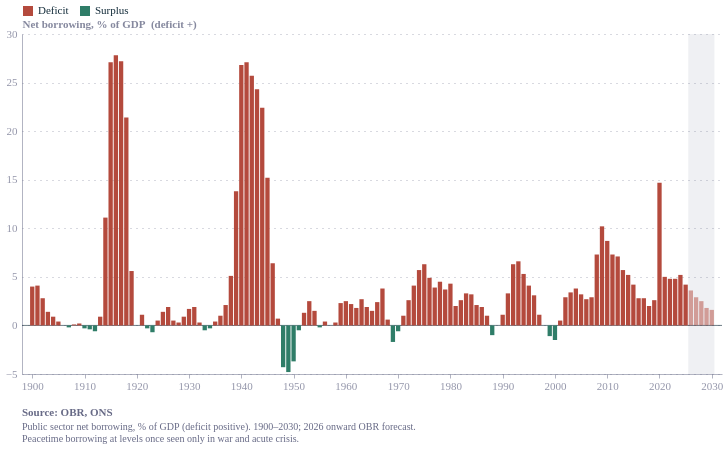

The cell this chart's notebook holds for it:
### Code cell
import pandas as pd
import altair as alt
from io import StringIO
from ecostyles import EcoStyles

styles = EcoStyles(); styles.register_and_enable_theme()

# ---- data (start-year of each fiscal year; % of GDP) ----
raw = """year,pscr,tme,psnb,psnd
1900,10.4,14.4,4.0,37.8
1901,11.3,15.5,4.1,41.0
1902,12.1,14.9,2.8,43.0
1903,12.4,13.8,1.4,42.9
1904,12.3,13.2,0.9,41.8
1905,12.1,12.5,0.4,39.8
1906,11.8,11.8,0.0,37.9
1907,11.8,11.6,-0.2,38.2
1908,12.1,12.2,0.1,37.6
1909,12.3,12.5,0.2,36.7
1910,12.7,12.4,-0.3,33.9
1911,12.7,12.4,-0.4,31.8
1912,13.1,12.5,-0.6,30.2
1913,13.1,14.0,0.9,29.4
1914,13.4,24.5,11.1,42.0
1915,14.9,42.0,27.1,67.8
1916,18.2,45.9,27.8,103.1
1917,20.0,47.2,27.2,125.4
1918,20.9,42.2,21.4,144.1
1919,22.2,27.8,5.6,139.2
1920,22.7,22.7,0.0,152.2
1921,26.6,27.7,1.1,174.5
1922,27.1,26.8,-0.3,187.4
1923,25.9,25.3,-0.7,183.5
1924,24.3,24.8,0.5,177.0
1925,24.3,25.7,1.4,179.6
1926,25.1,26.9,1.9,174.2
1927,25.0,25.5,0.5,171.4
1928,25.2,25.5,0.3,168.6
1929,25.0,25.9,0.9,169.3
1930,25.8,27.4,1.7,178.3
1931,27.5,29.4,1.9,186.0
1932,28.4,28.7,0.3,189.6
1933,27.3,26.8,-0.5,185.8
1934,26.3,26.0,-0.3,174.8
1935,25.7,26.2,0.4,165.8
1936,25.3,26.3,1.0,155.7
1937,25.3,27.4,2.1,154.1
1938,25.7,30.8,5.1,147.4
1939,26.3,40.1,13.8,136.6
1940,28.7,55.5,26.8,143.9
1941,32.6,59.7,27.1,158.4
1942,35.3,60.9,25.7,176.6
1943,38.0,62.2,24.3,200.7
1944,39.4,61.8,22.4,233.3
1945,39.9,55.1,15.2,246.6
1946,37.1,43.5,6.4,251.7
1947,37.0,37.7,0.7,230.0
1948,42.9,38.6,-4.3,210.6
1949,43.3,38.5,-4.8,204.9
1950,42.8,39.2,-3.7,185.6
1951,41.1,40.6,-0.5,169.4
1952,39.9,41.3,1.3,158.4
1953,38.0,40.5,2.5,152.6
1954,37.5,38.9,1.5,143.3
1955,36.0,35.8,-0.2,132.4
1956,35.6,36.0,0.4,123.8
1957,35.2,35.2,0.0,118.4
1958,35.6,35.9,0.3,114.2
1959,33.7,35.9,2.3,107.5
1960,33.5,35.9,2.5,102.4
1961,35.5,37.6,2.2,99.4
1962,35.5,37.3,1.8,98.2
1963,34.6,37.3,2.7,90.6
1964,35.2,37.0,1.9,84.2
1965,36.9,38.5,1.5,80.8
1966,37.6,40.0,2.4,77.7
1967,39.1,42.9,3.8,77.0
1968,40.8,41.4,0.6,69.8
1969,41.8,40.1,-1.7,61.1
1970,40.0,39.5,-0.6,54.7
1971,38.4,39.3,1.0,52.6
1972,35.9,38.5,2.6,46.6
1973,36.2,40.3,4.1,45.2
1974,39.0,44.7,5.7,47.7
1975,40.1,46.5,6.3,49.3
1976,40.2,45.1,4.9,47.8
1977,38.4,42.3,3.9,44.3
1978,36.9,41.4,4.5,42.2
1979,37.3,40.9,3.7,39.1
1980,38.5,42.8,4.3,40.3
1981,40.8,42.8,2.0,40.0
1982,40.5,43.1,2.6,38.6
1983,39.4,42.7,3.3,38.8
1984,39.1,42.4,3.2,38.6
1985,38.2,40.3,2.1,37.0
1986,37.3,39.2,1.9,34.8
1987,36.1,37.0,1.0,30.9
1988,35.4,34.4,-1.0,25.6
1989,34.6,34.6,0.0,23.0
1990,33.8,34.8,1.1,21.6
1991,33.4,36.7,3.3,22.8
1992,31.9,38.2,6.3,26.6
1993,31.2,37.8,6.6,31.0
1994,32.1,37.4,5.3,34.4
1995,33.1,37.2,4.1,35.9
1996,32.3,35.4,3.1,36.4
1997,34.4,35.5,1.1,36.5
1998,35.0,35.0,0.0,35.1
1999,35.7,34.6,-1.1,32.4
2000,36.4,34.9,-1.5,28.2
2001,35.6,36.1,0.5,28.0
2002,34.5,37.4,2.9,29.7
2003,35.3,38.7,3.4,30.8
2004,35.9,39.7,3.8,33.4
2005,36.5,39.7,3.2,34.2
2006,36.9,39.7,2.7,34.9
2007,37.2,40.0,2.9,35.5
2008,35.7,43.0,7.3,50.2
2009,35.8,46.0,10.2,64.4
2010,36.8,45.5,8.7,70.6
2011,37.1,44.4,7.3,73.9
2012,36.7,43.8,7.1,77.2
2013,36.5,42.2,5.7,78.8
2014,36.5,41.6,5.2,81.1
2015,36.7,40.8,4.2,80.6
2016,37.2,40.0,2.8,82.7
2017,36.9,39.7,2.8,81.6
2018,37.1,39.1,2.0,79.6
2019,36.5,39.1,2.6,84.5
2020,37.5,52.3,14.7,95.4
2021,38.4,43.4,5.0,94.3
2022,39.2,44.1,4.8,93.2
2023,39.3,44.1,4.8,94.2
2024,38.8,44.0,5.2,93.4
2025,40.1,44.3,4.2,93.4
2026,41.2,44.9,3.6,94.8
2027,42.0,44.9,2.9,95.7
2028,42.1,44.6,2.5,96.3
2029,42.5,44.4,1.8,96.1
2030,42.7,44.3,1.6,95.1"""
data = pd.read_csv(StringIO(raw))

data["type"] = data["psnb"].apply(lambda v: "Deficit" if v >= 0 else "Surplus")

DEFICIT, SURPLUS, INK = "#B44A3D", "#2F7D68", "#122b39"
FC_START = 2026
W, H = 700, 340
XDOM = [1899, data["year"].max() + 1]
BAR = 0.8 * W / (data["year"].max() - data["year"].min())

csc = alt.Scale(domain=["Deficit", "Surplus"], range=[DEFICIT, SURPLUS])

wash = pd.DataFrame({"x0": [FC_START - 0.5], "x1": [data["year"].max() + 0.5]})
fc_bg = alt.Chart(wash).mark_rect(opacity=0.10, color="#676A86").encode(
    x=alt.X("x0:Q", scale=alt.Scale(domain=XDOM, nice=False),
            axis=alt.Axis(format="d", grid=False), title=None),
    x2="x1:Q")

zero = alt.Chart(pd.DataFrame({"y": [0]})).mark_rule(
    color=INK, strokeWidth=1, opacity=0.6).encode(y="y:Q")

actual, fc = data[data["year"] < FC_START], data[data["year"] >= FC_START]
bars_a = alt.Chart(actual).mark_bar(size=BAR).encode(
    x="year:Q",
    y=alt.Y("psnb:Q", title="Net borrowing, % of GDP  (deficit +)"),
    color=alt.Color("type:N", scale=csc,
        legend=alt.Legend(orient="top", direction="horizontal", title=None)))
bars_f = alt.Chart(fc).mark_bar(size=BAR, opacity=0.5).encode(
    x="year:Q", y="psnb:Q",
    color=alt.Color("type:N", scale=csc, legend=None))

caption = alt.Title(
    text="Source: OBR, ONS",
    subtitle=[
        "Public sector net borrowing, % of GDP (deficit positive). 1900–2030; 2026 onward OBR forecast.",
        "Peacetime borrowing at levels once seen only in war and acute crisis.",
    ],
    orient="bottom", anchor="start",
    fontSize=11, subtitleFontSize=10,
    color="#676A86", subtitleColor="#676A86", dy=12)

chart = (
    (fc_bg + zero + bars_a + bars_f)
    .properties(width=W, height=H, title=caption)
    .configure(background="white", font="Circular Std")
    .configure_view(fill="transparent", stroke="transparent")
    .configure_axis(labelColor="#676A86", titleColor="#676A86"))

styles.save(chart, name="deficit_surplus", svg=True)
chart

### Figure 1 — Vega-Lite specification as saved in the notebook (floating-point values rounded to 4 significant figures)
{"config": {"font": "Circular Std", "text": {"color": "#676A86", "align": "left", "baseline": "middle", "dx": 7, "dy": 0, "fontSize": 11}, "view": {"stroke": "transparent", "continuousWidth": 400, "continuousHeight": 300, "discreteWidth": 400, "discreteHeight": 300, "fill": "transparent"}, "range": {"category": ["#36B7B4", "#E6224B", "#F4C245", "#0063AF", "#00A767", "#179FDB", "#EB5C2E", "#5C267B", "#122B39"], "diverging": ["#E6224B", "#E54753", "#C9C9C9", "#179FDB", "#122B39"], "heatmap": ["#C9C9C9", "#179FDB", "#0063AF", "#122B39"], "ordinal": ["#00A767", "#36B7B4", "#179FDB", "#0063AF", "#243B5A"]}, "bar": {"color": "#179fdb"}, "line": {"color": "#e6224b"}, "rule": {"color": "#676A86"}, "area": {"opacity": 0.8}, "point": {"filled": true, "size": 80, "color": "#e6224b", "opacity": 0.95}, "geoshape": {"stroke": "white", "strokeWidth": 0.3}, "rect": {"fill": "#d6d4d4", "opacity": 0.3}, "axis": {"labelColor": "#676A86", "labelFontSize": 11, "labelFont": "Circular Std", "labelOpacity": 0.7, "tickColor": "#676A86", "tickOpacity": 0.5, "domainColor": "#676A86", "domainOpacity": 0.5, "gridColor": "#676A86", "gridDash": [2, 2], "gridOpacity": 0.5, "title": null, "titleColor": "#676A86", "titleOpacity": 0.8, "tickSize": 4}, "axisXDiscrete": {"grid": false, "labelAngle": 0, "tickCount": 10, "tickOpacity": 0.5, "title": null}, "axisYDiscrete": {"ticks": false, "labelPadding": 5}, "axisXTemporal": {"grid": false, "ticks": true}, "axisXQuantitative": {"grid": true}, "axisYQuantitative": {"gridColor": "#676A86", "gridDash": [1, 5], "gridOpacity": 0.5, "ticks": false, "labelPadding": 5, "tickCount": 8, "titleAngle": 0, "titleAlign": "left", "titleBaseline": "bottom", "titleX": 0, "titleY": -5}, "title": {"color": "#676A86E6", "subtitleColor": "#676A86", "font": "Circular Std", "subtitleFont": "Circular Std", "anchor": "start", "fontSize": 14, "subtitleFontSize": 12, "subtitlePadding": 4, "offset": 0, "frame": "group"}, "legend": {"titleColor": "#122b39", "title": null, "labelColor": "#122b39", "labelFontSize": 11}, "background": "white"}, "layer": [{"data": {"name": "data-f618fcec56c92e9175d5a7379261a44c"}, "mark": {"type": "rect", "color": "#676A86", "opacity": 0.1}, "encoding": {"x": {"axis": {"format": "d", "grid": false}, "field": "x0", "scale": {"domain": [1899, 2031.0], "nice": false}, "title": null, "type": "quantitative"}, "x2": {"field": "x1"}}}, {"data": {"name": "data-a0a55d106695e8d630baff0f16eee66d"}, "mark": {"type": "rule", "color": "#122b39", "opacity": 0.6, "strokeWidth": 1}, "encoding": {"y": {"field": "y", "type": "quantitative"}}}, {"data": {"name": "data-1430b0698e91f5daf0d6ac682ffbd1d6"}, "mark": {"type": "bar", "size": 4.308}, "encoding": {"color": {"field": "type", "legend": {"direction": "horizontal", "orient": "top", "title": null}, "scale": {"domain": ["Deficit", "Surplus"], "range": ["#B44A3D", "#2F7D68"]}, "type": "nominal"}, "x": {"field": "year", "type": "quantitative"}, "y": {"field": "psnb", "title": "Net borrowing, % of GDP  (deficit +)", "type": "quantitative"}}}, {"data": {"name": "data-88da07e441849452cf094b0ab7abcad1"}, "mark": {"type": "bar", "opacity": 0.5, "size": 4.308}, "encoding": {"color": {"field": "type", "legend": null, "scale": {"domain": ["Deficit", "Surplus"], "range": ["#B44A3D", "#2F7D68"]}, "type": "nominal"}, "x": {"field": "year", "type": "quantitative"}, "y": {"field": "psnb", "type": "quantitative"}}}], "height": 340, "title": {"text": "Source: OBR, ONS", "anchor": "start", "color": "#676A86", "dy": 12, "fontSize": 11, "orient": "bottom", "subtitle": ["Public sector net borrowing, % of GDP (deficit positive). 1900–2030; 2026 onward OBR forecast.", "Peacetime borrowing at levels once seen only in war and acute crisis."], "subtitleColor": "#676A86", "subtitleFontSize": 10}, "width": 700, "$schema": "https://vega.github.io/schema/vega-lite/v6.4.1.json", "datasets": {"data-f618fcec56c92e9175d5a7379261a44c": [{"x0": 2026.0, "x1": 2030.0}], "data-a0a55d106695e8d630baff0f16eee66d": [{"y": 0}], "data-1430b0698e91f5daf0d6ac682ffbd1d6": [{"year": 1900, "pscr": 10.4, "tme": 14.4, "psnb": 4.0, "psnd": 37.8, "type": "Deficit"}, {"year": 1901, "pscr": 11.3, "tme": 15.5, "psnb": 4.1, "psnd": 41.0, "type": "Deficit"}, {"year": 1902, "pscr": 12.1, "tme": 14.9, "psnb": 2.8, "psnd": 43.0, "type": "Deficit"}, {"year": 1903, "pscr": 12.4, "tme": 13.8, "psnb": 1.4, "psnd": 42.9, "type": "Deficit"}, {"year": 1904, "pscr": 12.3, "tme": 13.2, "psnb": 0.9, "psnd": 41.8, "type": "Deficit"}, {"year": 1905, "pscr": 12.1, "tme": 12.5, "psnb": 0.4, "psnd": 39.8, "type": "Deficit"}, {"year": 1906, "pscr": 11.8, "tme": 11.8, "psnb": 0.0, "psnd": 37.9, "type": "Deficit"}, {"year": 1907, "pscr": 11.8, "tme": 11.6, "psnb": -0.2, "psnd": 38.2, "type": "Surplus"}, {"year": 1908, "pscr": 12.1, "tme": 12.2, "psnb": 0.1, "psnd": 37.6, "type": "Deficit"}, {"year": 1909, "pscr": 12.3, "tme": 12.5, "psnb": 0.2, "psnd": 36.7, "type": "Deficit"}, {"year": 1910, "pscr": 12.7, "tme": 12.4, "psnb": -0.3, "psnd": 33.9, "type": "Surplus"}, {"year": 1911, "pscr": 12.7, "tme": 12.4, "psnb": -0.4, "psnd": 31.8, "type": "Surplus"}, {"year": 1912, "pscr": 13.1, "tme": 12.5, "psnb": -0.6, "psnd": 30.2, "type": "Surplus"}, {"year": 1913, "pscr": 13.1, "tme": 14.0, "psnb": 0.9, "psnd": 29.4, "type": "Deficit"}, {"year": 1914, "pscr": 13.4, "tme": 24.5, "psnb": 11.1, "psnd": 42.0, "type": "Deficit"}, {"year": 1915, "pscr": 14.9, "tme": 42.0, "psnb": 27.1, "psnd": 67.8, "type": "Deficit"}, {"year": 1916, "pscr": 18.2, "tme": 45.9, "psnb": 27.8, "psnd": 103.1, "type": "Deficit"}, {"year": 1917, "pscr": 20.0, "tme": 47.2, "psnb": 27.2, "psnd": 125.4, "type": "Deficit"}, {"year": 1918, "pscr": 20.9, "tme": 42.2, "psnb": 21.4, "psnd": 144.1, "type": "Deficit"}, {"year": 1919, "pscr": 22.2, "tme": 27.8, "psnb": 5.6, "psnd": 139.2, "type": "Deficit"}, {"year": 1920, "pscr": 22.7, "tme": 22.7, "psnb": 0.0, "psnd": 152.2, "type": "Deficit"}, {"year": 1921, "pscr": 26.6, "tme": 27.7, "psnb": 1.1, "psnd": 174.5, "type": "Deficit"}, {"year": 1922, "pscr": 27.1, "tme": 26.8, "psnb": -0.3, "psnd": 187.4, "type": "Surplus"}, {"year": 1923, "pscr": 25.9, "tme": 25.3, "psnb": -0.7, "psnd": 183.5, "type": "Surplus"}, {"year": 1924, "pscr": 24.3, "tme": 24.8, "psnb": 0.5, "psnd": 177.0, "type": "Deficit"}, {"year": 1925, "pscr": 24.3, "tme": 25.7, "psnb": 1.4, "psnd": 179.6, "type": "Deficit"}, {"year": 1926, "pscr": 25.1, "tme": 26.9, "psnb": 1.9, "psnd": 174.2, "type": "Deficit"}, {"year": 1927, "pscr": 25.0, "tme": 25.5, "psnb": 0.5, "psnd": 171.4, "type": "Deficit"}, {"year": 1928, "pscr": 25.2, "tme": 25.5, "psnb": 0.3, "psnd": 168.6, "type": "Deficit"}, {"year": 1929, "pscr": 25.0, "tme": 25.9, "psnb": 0.9, "psnd": 169.3, "type": "Deficit"}, {"year": 1930, "pscr": 25.8, "tme": 27.4, "psnb": 1.7, "psnd": 178.3, "type": "Deficit"}, {"year": 1931, "pscr": 27.5, "tme": 29.4, "psnb": 1.9, "psnd": 186.0, "type": "Deficit"}, {"year": 1932, "pscr": 28.4, "tme": 28.7, "psnb": 0.3, "psnd": 189.6, "type": "Deficit"}, {"year": 1933, "pscr": 27.3, "tme": 26.8, "psnb": -0.5, "psnd": 185.8, "type": "Surplus"}, {"year": 1934, "pscr": 26.3, "tme": 26.0, "psnb": -0.3, "psnd": 174.8, "type": "Surplus"}, {"year": 1935, "pscr": 25.7, "tme": 26.2, "psnb": 0.4, "psnd": 165.8, "type": "Deficit"}, {"year": 1936, "pscr": 25.3, "tme": 26.3, "psnb": 1.0, "psnd": 155.7, "type": "Deficit"}, {"year": 1937, "pscr": 25.3, "tme": 27.4, "psnb": 2.1, "psnd": 154.1, "type": "Deficit"}, {"year": 1938, "pscr": 25.7, "tme": 30.8, "psnb": 5.1, "psnd": 147.4, "type": "Deficit"}, {"year": 1939, "pscr": 26.3, "tme": 40.1, "psnb": 13.8, "psnd": 136.6, "type": "Deficit"}, {"year": 1940, "pscr": 28.7, "tme": 55.5, "psnb": 26.8, "psnd": 143.9, "type": "Deficit"}, {"year": 1941, "pscr": 32.6, "tme": 59.7, "psnb": 27.1, "psnd": 158.4, "type": "Deficit"}, {"year": 1942, "pscr": 35.3, "tme": 60.9, "psnb": 25.7, "psnd": 176.6, "type": "Deficit"}, {"year": 1943, "pscr": 38.0, "tme": 62.2, "psnb": 24.3, "psnd": 200.7, "type": "Deficit"}, {"year": 1944, "pscr": 39.4, "tme": 61.8, "psnb": 22.4, "psnd": 233.3, "type": "Deficit"}, {"year": 1945, "pscr": 39.9, "tme": 55.1, "psnb": 15.2, "psnd": 246.6, "type": "Deficit"}, {"year": 1946, "pscr": 37.1, "tme": 43.5, "psnb": 6.4, "psnd": 251.7, "type": "Deficit"}, {"year": 1947, "pscr": 37.0, "tme": 37.7, "psnb": 0.7, "psnd": 230.0, "type": "Deficit"}, {"year": 1948, "pscr": 42.9, "tme": 38.6, "psnb": -4.3, "psnd": 210.6, "type": "Surplus"}, {"year": 1949, "pscr": 43.3, "tme": 38.5, "psnb": -4.8, "psnd": 204.9, "type": "Surplus"}, {"year": 1950, "pscr": 42.8, "tme": 39.2, "psnb": -3.7, "psnd": 185.6, "type": "Surplus"}, {"year": 1951, "pscr": 41.1, "tme": 40.6, "psnb": -0.5, "psnd": 169.4, "type": "Surplus"}, {"year": 1952, "pscr": 39.9, "tme": 41.3, "psnb": 1.3, "psnd": 158.4, "type": "Deficit"}, {"year": 1953, "pscr": 38.0, "tme": 40.5, "psnb": 2.5, "psnd": 152.6, "type": "Deficit"}, {"year": 1954, "pscr": 37.5, "tme": 38.9, "psnb": 1.5, "psnd": 143.3, "type": "Deficit"}, {"year": 1955, "pscr": 36.0, "tme": 35.8, "psnb": -0.2, "psnd": 132.4, "type": "Surplus"}, {"year": 1956, "pscr": 35.6, "tme": 36.0, "psnb": 0.4, "psnd": 123.8, "type": "Deficit"}, {"year": 1957, "pscr": 35.2, "tme": 35.2, "psnb": 0.0, "psnd": 118.4, "type": "Deficit"}, {"year": 1958, "pscr": 35.6, "tme": 35.9, "psnb": 0.3, "psnd": 114.2, "type": "Deficit"}, {"year": 1959, "pscr": 33.7, "tme": 35.9, "psnb": 2.3, "psnd": 107.5, "type": "Deficit"}, {"year": 1960, "pscr": 33.5, "tme": 35.9, "psnb": 2.5, "psnd": 102.4, "type": "Deficit"}, {"year": 1961, "pscr": 35.5, "tme": 37.6, "psnb": 2.2, "psnd": 99.4, "type": "Deficit"}, {"year": 1962, "pscr": 35.5, "tme": 37.3, "psnb": 1.8, "psnd": 98.2, "type": "Deficit"}, {"year": 1963, "pscr": 34.6, "tme": 37.3, "psnb": 2.7, "psnd": 90.6, "type": "Deficit"}, {"year": 1964, "pscr": 35.2, "tme": 37.0, "psnb": 1.9, "psnd": 84.2, "type": "Deficit"}, {"year": 1965, "pscr": 36.9, "tme": 38.5, "psnb": 1.5, "psnd": 80.8, "type": "Deficit"}, {"year": 1966, "pscr": 37.6, "tme": 40.0, "psnb": 2.4, "psnd": 77.7, "type": "Deficit"}, {"year": 1967, "pscr": 39.1, "tme": 42.9, "psnb": 3.8, "psnd": 77.0, "type": "Deficit"}, {"year": 1968, "pscr": 40.8, "tme": 41.4, "psnb": 0.6, "psnd": 69.8, "type": "Deficit"}, {"year": 1969, "pscr": 41.8, "tme": 40.1, "psnb": -1.7, "psnd": 61.1, "type": "Surplus"}, {"year": 1970, "pscr": 40.0, "tme": 39.5, "psnb": -0.6, "psnd": 54.7, "type": "Surplus"}, {"year": 1971, "pscr": 38.4, "tme": 39.3, "psnb": 1.0, "psnd": 52.6, "type": "Deficit"}, {"year": 1972, "pscr": 35.9, "tme": 38.5, "psnb": 2.6, "psnd": 46.6, "type": "Deficit"}, {"year": 1973, "pscr": 36.2, "tme": 40.3, "psnb": 4.1, "psnd": 45.2, "type": "Deficit"}, {"year": 1974, "pscr": 39.0, "tme": 44.7, "psnb": 5.7, "psnd": 47.7, "type": "Deficit"}, {"year": 1975, "pscr": 40.1, "tme": 46.5, "psnb": 6.3, "psnd": 49.3, "type": "Deficit"}, {"year": 1976, "pscr": 40.2, "tme": 45.1, "psnb": 4.9, "psnd": 47.8, "type": "Deficit"}, {"year": 1977, "pscr": 38.4, "tme": 42.3, "psnb": 3.9, "psnd": 44.3, "type": "Deficit"}, {"year": 1978, "pscr": 36.9, "tme": 41.4, "psnb": 4.5, "psnd": 42.2, "type": "Deficit"}, {"year": 1979, "pscr": 37.3, "tme": 40.9, "psnb": 3.7, "psnd": 39.1, "type": "Deficit"}, {"year": 1980, "pscr": 38.5, "tme": 42.8, "psnb": 4.3, "psnd": 40.3, "type": "Deficit"}, {"year": 1981, "pscr": 40.8, "tme": 42.8, "psnb": 2.0, "psnd": 40.0, "type": "Deficit"}, {"year": 1982, "pscr": 40.5, "tme": 43.1, "psnb": 2.6, "psnd": 38.6, "type": "Deficit"}, {"year": 1983, "pscr": 39.4, "tme": 42.7, "psnb": 3.3, "psnd": 38.8, "type": "Deficit"}, {"year": 1984, "pscr": 39.1, "tme": 42.4, "psnb": 3.2, "psnd": 38.6, "type": "Deficit"}, {"year": 1985, "pscr": 38.2, "tme": 40.3, "psnb": 2.1, "psnd": 37.0, "type": "Deficit"}, {"year": 1986, "pscr": 37.3, "tme": 39.2, "psnb": 1.9, "psnd": 34.8, "type": "Deficit"}, {"year": 1987, "pscr": 36.1, "tme": 37.0, "psnb": 1.0, "psnd": 30.9, "type": "Deficit"}, {"year": 1988, "pscr": 35.4, "tme": 34.4, "psnb": -1.0, "psnd": 25.6, "type": "Surplus"}, {"year": 1989, "pscr": 34.6, "tme": 34.6, "psnb": 0.0, "psnd": 23.0, "type": "Deficit"}, {"year": 1990, "pscr": 33.8, "tme": 34.8, "psnb": 1.1, "psnd": 21.6, "type": "Deficit"}, {"year": 1991, "pscr": 33.4, "tme": 36.7, "psnb": 3.3, "psnd": 22.8, "type": "Deficit"}, {"year": 1992, "pscr": 31.9, "tme": 38.2, "psnb": 6.3, "psnd": 26.6, "type": "Deficit"}, {"year": 1993, "pscr": 31.2, "tme": 37.8, "psnb": 6.6, "psnd": 31.0, "type": "Deficit"}, {"year": 1994, "pscr": 32.1, "tme": 37.4, "psnb": 5.3, "psnd": 34.4, "type": "Deficit"}, {"year": 1995, "pscr": 33.1, "tme": 37.2, "psnb": 4.1, "psnd": 35.9, "type": "Deficit"}, {"year": 1996, "pscr": 32.3, "tme": 35.4, "psnb": 3.1, "psnd": 36.4, "type": "Deficit"}, {"year": 1997, "pscr": 34.4, "tme": 35.5, "psnb": 1.1, "psnd": 36.5, "type": "Deficit"}, {"year": 1998, "pscr": 35.0, "tme": 35.0, "psnb": 0.0, "psnd": 35.1, "type": "Deficit"}, {"year": 1999, "pscr": 35.7, "tme": 34.6, "psnb": -1.1, "psnd": 32.4, "type": "Surplus"}, {"year": 2000, "pscr": 36.4, "tme": 34.9, "psnb": -1.5, "psnd": 28.2, "type": "Surplus"}, {"year": 2001, "pscr": 35.6, "tme": 36.1, "psnb": 0.5, "psnd": 28.0, "type": "Deficit"}, {"year": 2002, "pscr": 34.5, "tme": 37.4, "psnb": 2.9, "psnd": 29.7, "type": "Deficit"}, {"year": 2003, "pscr": 35.3, "tme": 38.7, "psnb": 3.4, "psnd": 30.8, "type": "Deficit"}, {"year": 2004, "pscr": 35.9, "tme": 39.7, "psnb": 3.8, "psnd": 33.4, "type": "Deficit"}, {"year": 2005, "pscr": 36.5, "tme": 39.7, "psnb": 3.2, "psnd": 34.2, "type": "Deficit"}, {"year": 2006, "pscr": 36.9, "tme": 39.7, "psnb": 2.7, "psnd": 34.9, "type": "Deficit"}, {"year": 2007, "pscr": 37.2, "tme": 40.0, "psnb": 2.9, "psnd": 35.5, "type": "Deficit"}, {"year": 2008, "pscr": 35.7, "tme": 43.0, "psnb": 7.3, "psnd": 50.2, "type": "Deficit"}, {"year": 2009, "pscr": 35.8, "tme": 46.0, "psnb": 10.2, "psnd": 64.4, "type": "Deficit"}, {"year": 2010, "pscr": 36.8, "tme": 45.5, "psnb": 8.7, "psnd": 70.6, "type": "Deficit"}, {"year": 2011, "pscr": 37.1, "tme": 44.4, "psnb": 7.3, "psnd": 73.9, "type": "Deficit"}, {"year": 2012, "pscr": 36.7, "tme": 43.8, "psnb": 7.1, "psnd": 77.2, "type": "Deficit"}, {"year": 2013, "pscr": 36.5, "tme": 42.2, "psnb": 5.7, "psnd": 78.8, "type": "Deficit"}, {"year": 2014, "pscr": 36.5, "tme": 41.6, "psnb": 5.2, "psnd": 81.1, "type": "Deficit"}, {"year": 2015, "pscr": 36.7, "tme": 40.8, "psnb": 4.2, "psnd": 80.6, "type": "Deficit"}, {"year": 2016, "pscr": 37.2, "tme": 40.0, "psnb": 2.8, "psnd": 82.7, "type": "Deficit"}, {"year": 2017, "pscr": 36.9, "tme": 39.7, "psnb": 2.8, "psnd": 81.6, "type": "Deficit"}, {"year": 2018, "pscr": 37.1, "tme": 39.1, "psnb": 2.0, "psnd": 79.6, "type": "Deficit"}, {"year": 2019, "pscr": 36.5, "tme": 39.1, "psnb": 2.6, "psnd": 84.5, "type": "Deficit"}, {"year": 2020, "pscr": 37.5, "tme": 52.3, "psnb": 14.7, "psnd": 95.4, "type": "Deficit"}, {"year": 2021, "pscr": 38.4, "tme": 43.4, "psnb": 5.0, "psnd": 94.3, "type": "Deficit"}, {"year": 2022, "pscr": 39.2, "tme": 44.1, "psnb": 4.8, "psnd": 93.2, "type": "Deficit"}, {"year": 2023, "pscr": 39.3, "tme": 44.1, "psnb": 4.8, "psnd": 94.2, "type": "Deficit"}, {"year": 2024, "pscr": 38.8, "tme": 44.0, "psnb": 5.2, "psnd": 93.4, "type": "Deficit"}, {"year": 2025, "pscr": 40.1, "tme": 44.3, "psnb": 4.2, "psnd": 93.4, "type": "Deficit"}], "data-88da07e441849452cf094b0ab7abcad1": [{"year": 2026, "pscr": 41.2, "tme": 44.9, "psnb": 3.6, "psnd": 94.8, "type": "Deficit"}, {"year": 2027, "pscr": 42.0, "tme": 44.9, "psnb": 2.9, "psnd": 95.7, "type": "Deficit"}, {"year": 2028, "pscr": 42.1, "tme": 44.6, "psnb": 2.5, "psnd": 96.3, "type": "Deficit"}, {"year": 2029, "pscr": 42.5, "tme": 44.4, "psnb": 1.8, "psnd": 96.1, "type": "Deficit"}, {"year": 2030, "pscr": 42.7, "tme": 44.3, "psnb": 1.6, "psnd": 95.1, "type": "Deficit"}]}}
